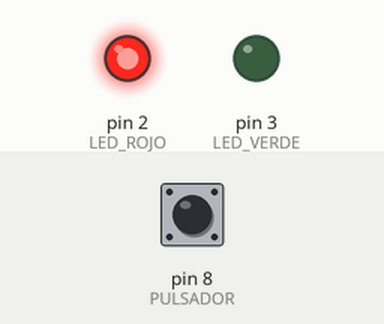
Simulated run of this sketch. Board: Arduino Uno, built with avr-gcc and run on an emulated ATmega328P. Parts: output pins drawn as LEDs (lit = HIGH). The test bench sets the inputs (shaded band); at power-on: pin 8 (PULSADOR) HIGH.

Above: at 1.2 s.
1.3 s: pin 8 (PULSADOR) pulled LOW for 0.15 s
At 3.7 s:
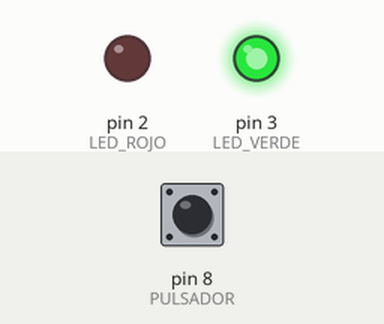
At 8.7 s:
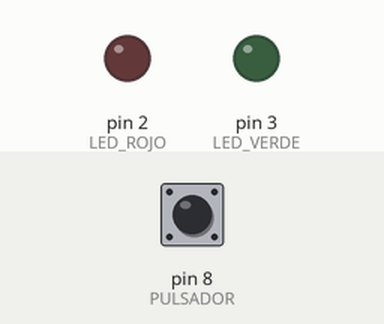
Timing chart, 0 to 14.8 s (numbered marks = the images above; inputs shaded):
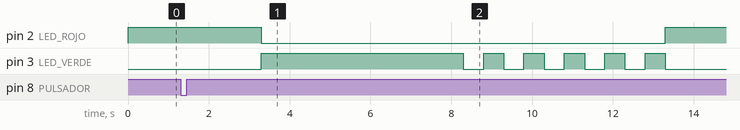

Measured:
- after the input at 1.3 s, pin 2 (LED_ROJO): HIGH → LOW after 2.0 s, → HIGH 10.0 s later; pin 3 (LED_VERDE): LOW → HIGH after 2.0 s, then repeats every 1.0 s: LOW 0.50 s, HIGH 0.50 s, until it stays LOW from 13.3 s

The sketch:

Reto_12.ino
```cpp
//EJERCICIO 12 Semaforo de peatones

//definiciones
#define LED_VERDE 3                    // constante LED_BLANCO=3
#define LED_ROJO 2                   // constante LED_ROJO=2
#define PULSADOR 8                     // constante PULSADOR=8

void setup() {                         // Función de Inicialización

  pinMode (LED_ROJO, OUTPUT);        // configura el pin 2 como salida
  pinMode (PULSADOR, INPUT);           // configura el pin 8 como entrada
  pinMode (LED_VERDE, OUTPUT);        // Configura el pin 3 como salida

}

void loop(){
  if (digitalRead (PULSADOR)==LOW)
  {

    delay(2000);
    digitalWrite(LED_ROJO, LOW);
    digitalWrite(LED_VERDE, HIGH);
    delay(5000);
    digitalWrite(LED_VERDE, LOW);

    for (int x=0; x<5; x++)
    {
    digitalWrite(LED_VERDE, LOW);
    delay(500);
    digitalWrite(LED_VERDE, HIGH);
    delay(500);
    }

    digitalWrite(LED_VERDE, LOW);   //  Dice que el led encienda
    digitalWrite(LED_ROJO, HIGH);    // Dice que el Led se apague
    delay(5000);

    for (int x=0; x<5; x++)
    {
    digitalWrite(LED_ROJO, HIGH);
    delay(500);
    digitalWrite(LED_ROJO, LOW);
    delay(500);
    }
  }

  else
  {
  digitalWrite(LED_ROJO, HIGH);
  }
}
```
